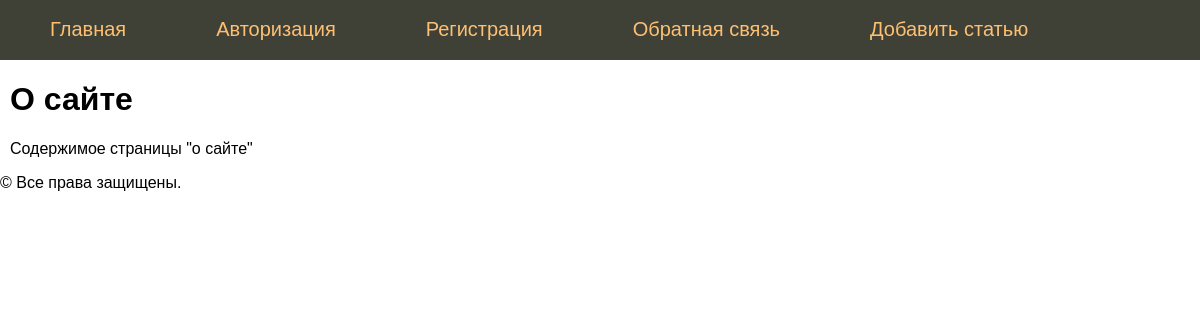
/about, run on the app's committed database.
### tables this page shows
CREATE TABLE mainmenu (
id integer PRIMARY KEY AUTOINCREMENT,
title text NOT NULL,
url text NOT NULL
);

### app.py (the view)
@app.route('/about')
def about():
    return render_template('about.html', title="О сайте", menu=dbase.getMenu())

### FDataBase.py (called while the page is built)
    def getMenu(self):
        sql = '''SELECT * FROM mainmenu'''
        try:
            self.__cur.execute(sql)
            res = self.__cur.fetchall()
            if res:
                return res
        except:
            print('Ошибка чтения из БД ')
        return []

### app.py (called while the page is built)
def connect_db():
    conn = sqlite3.connect(app.config['DATABASE'])
    conn.row_factory = sqlite3.Row
    return conn

def get_db():
    if not hasattr(g, 'link_db'):
        g.link_db = connect_db()
    return g.link_db

@app.before_request
def before_request():
    global dbase
    db = get_db()
    dbase = FDataBase(db)

### templates/about.html
{% extends 'base.html' %}
{% block content %}
    {{ super() }}
    <p>Содержимое страницы "о сайте"
{% endblock %}

### templates/base.html (shortened to what this page needs)
<!DOCTYPE html>
<html lang="en">
<head>
<link type="text/css" href="{{ url_for('static', filename='css/styles.css') }}" rel="> stylesheet" />
</head>
<body>
    {% block content -%}
        {%- block mainmenu -%}
            <ul class="mainmenu">
                {%- for m in menu  -%}
                    <li><a href="{{m.url}}">{{m.title}}</a></li>
                {% endfor -%}
            </ul>
        {% endblock mainmenu -%}
        <div class="content">
        {% if title -%}
            <h1>{{ title }}</h1>
        {% else -%}
            <h1>Тестовый сервер на Flask</h1>
        {% endif -%}
    {% endblock -%}
        </div>
    <div class="footer">
        <p>&copy; Все права защищены.
        <p>&nbsp;
    </div>
</body>
</html>

### static/css/styles.css (style rules this page uses)
html, body { font-family: 'Arial'; margin: 0; padding: 0; height: 100%; width: 100%; }
a { color: #0059b2; text-decoration: none; }
ul.mainmenu { list-style: none; background: #3F4137; height: 60px; margin: 0; padding: 0; color: #fdc073; font-size: 20px; overflow: hidden; }
ul.mainmenu li { float: left; margin: 18px 40px 0 50px; }
ul.mainmenu li a { color: #fdc073; text-decoration: none; }
div.content { margin: 10px; }

### data on the page
mainmenu: title "Главная"
mainmenu: title "Авторизация"
mainmenu: title "Регистрация"
mainmenu: title "Обратная связь"
mainmenu: title "Добавить статью"

### other printed values
{{ title }} "О сайте"
